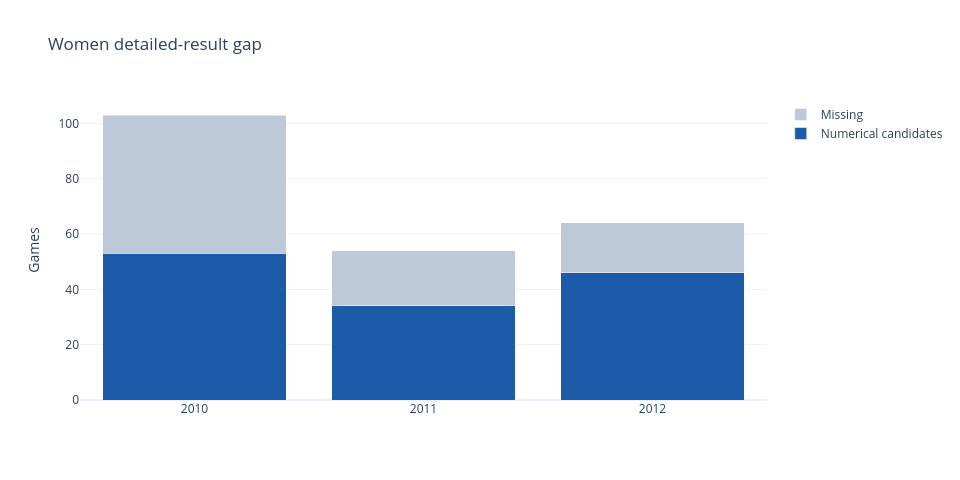

Notebook code for this chart:
### Markdown cell above
## Numerical coverage has an explicit denominator

The recovered overlay contains 133 of 221 originally missing numerical records;
88 remain. Numerical recovery does not establish historical timing: strict historical
admission remains zero. These are audited owner-run aggregates, not a public re-acquisition.

### Code cell
import io, base64
import matplotlib.pyplot as plt
import plotly.graph_objects as go
rows = d['box_scores']['by_season']
x = [str(r['season']) for r in rows]
recovered = [r['recovered'] for r in rows]
missing = [r['remaining'] for r in rows]
fig = go.Figure()
fig.add_bar(x=x, y=recovered, name='Numerical candidates', marker_color='#1c5ba8')
fig.add_bar(x=x, y=missing, name='Missing', marker_color='#bdc8d8')
fig.update_layout(title='Women detailed-result gap', barmode='stack', width=960,
                  height=480, template='plotly_white', yaxis_title='Games')
static, ax = plt.subplots(figsize=(10, 5), layout='constrained')
ax.bar(x, recovered, label='Numerical candidates', color='#1c5ba8')
ax.bar(x, missing, bottom=recovered, label='Missing', color='#bdc8d8')
ax.set(title='Women detailed-result gap', ylabel='Games')
ax.legend()
image = io.BytesIO()
static.savefig(image, format='png', dpi=120)
plt.close(static)
display({'application/vnd.plotly.v1+json': json.loads(fig.to_json()),
         'image/png': base64.b64encode(image.getvalue()).decode()}, raw=True)

### Figure 1 — Plotly figure (JSON) as saved in the notebook; plotly's stock layout.template omitted (floating-point values rounded to 4 significant figures)
{"data": [{"marker": {"color": "#1c5ba8"}, "name": "Numerical candidates", "type": "bar", "x": ["2010", "2011", "2012"], "y": [53, 34, 46]}, {"marker": {"color": "#bdc8d8"}, "name": "Missing", "type": "bar", "x": ["2010", "2011", "2012"], "y": [50, 20, 18]}], "layout": {"barmode": "stack", "height": 480, "title": {"text": "Women detailed-result gap"}, "width": 960, "yaxis": {"title": {"text": "Games"}}}}
